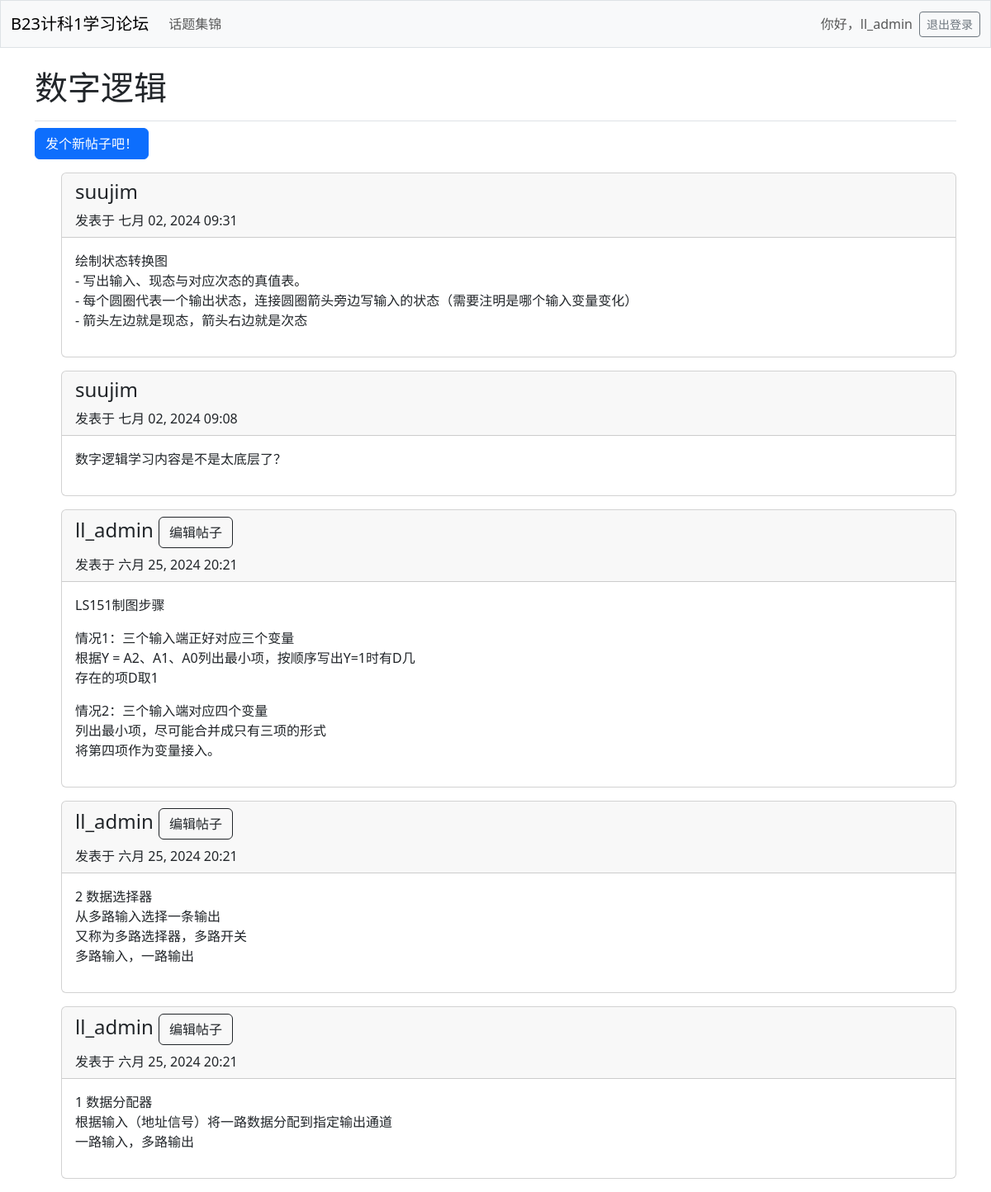
Screenshot of /topic/5/ (signed in) with the database file from the repository.
### learning_logs/models.py (models this page shows, shortened)
class Topic(models.Model): # Model是Django基本类
    text = models.CharField(max_length=200)
    date_added = models.DateTimeField(auto_now_add=True)
    owner = models.ForeignKey(User, on_delete=models.CASCADE)

class Entry(models.Model):
    topic = models.ForeignKey(Topic, on_delete=models.CASCADE)
    text = models.TextField()
    date_added = models.DateTimeField(auto_now_add=True)
    owner = models.ForeignKey(User, on_delete=models.CASCADE)
    class Meta: # 用于管理额外信息
        verbose_name_plural = 'entries' # 表示多个条目，默认会是Entry，不符合英语语法

### learning_logs/views.py (the view)
# urls.py: path('topic/<int:topic_id>/', views.topic, name='topic'),
@login_required
def topic(request, topic_id):
    topic = Topic.objects.get(id=topic_id) # 获取指定id的topic
    entries = topic.entry_set.order_by('-date_added') # 先展示新entry
    context = {'topic': topic, 'entries': entries}
    return render(request, 'learning_logs/topic.html', context)

### learning_logs/templates/learning_logs/topic.html
{% extends 'learning_logs/base.html' %}
{% block page_header %}
  <h1>{{ topic.text }}</h1>
{% endblock page_header %}
{% block content %}
  <p>
    <a class="btn btn-primary" href="{% url 'learning_logs:new_entry' topic.id %}">
      发个新帖子吧！
    </a>
  </p>
  <ul>
    {% for entry in entries %}
      <div class="card mb-3">
        <div class="card-header">
          <h4>
            {{ entry.owner }}
            {% if user == entry.owner %}
            <small>
              <a class="btn btn-outline-dark" href="{% url 'learning_logs:edit_entry' entry.id %}">
                编辑帖子
              </a>
            </small>
          {% endif %}
          </h4>
          发表于 {{ entry.date_added|date:'M d, Y H:i' }}
        </div>
        <div class="card-body">
          {{ entry.text|linebreaks }}
        </div>
      </div>
    {% empty %}
      <p>还没有人聊这个话题喔</p>
    {% endfor %}
{% endblock content %}

### learning_logs/templates/learning_logs/base.html (shortened to what this page needs)
<!doctype html>
<html lang="zh-hans">
  <head>
    {% load django_bootstrap5 %}
    {% bootstrap_css %}
  </head>
  <body>
    <nav class="navbar navbar-expand-md navbar-light bg-light mb-4 border">
      <div class="container-fluid">
        <a class="navbar-brand" href="{% url 'learning_logs:index' %}">
          B23计科1学习论坛
        </a>
        <div class="collapse navbar-collapse" id="navbarCollapse">
          <ul class="navbar-nav me-auto mb-2 mb-md-0">
             <li class="nav-item">
                <a class="nav-link" href="{% url 'learning_logs:topics' %}">
                  话题集锦
                </a>
              </li>
          </ul>
          <ul class="navbar-nav ms-auto mb-2 mb-md-0">
            {% if user.is_authenticated %}
              <li class="nav-item">
                <span class="navbar-text me-2">
                  你好，{{ user.username }}
                </span>
              </li>
            {% endif %}
          </ul>
          {% if user.is_authenticated %}
            <form action="{% url 'accounts:logout' %}" method="post">
              <button name="submit" class="btn btn-outline-secondary btn-sm">
                退出登录
              </button>
            </form>
          {% endif %}
        </div>
      </div>
    </nav>
    <main class="container">
      <div class="pb-2 mb-2 border-bottom">
        {% block page_header %}{% endblock page_header %}
      </div>
      <div>
        {% block content %}{% endblock content %}
      </div>
    </main>
  </body>
</html>

### rows the page displays
Topic: text "数字逻辑"
Entry: owner "suujim", date_added "七月 02, 2024 09:31", text "绘制状态转换图 - 写出输入、现态与对应次态的真值表。 - 每个圆圈代表一个输出状态，连接圆圈箭头旁边写输入的状态（需要注明是哪个输入变量变化） - 箭头左边就是现态，箭头右边就是次态"
Entry: owner "suujim", date_added "七月 02, 2024 09:08", text "数字逻辑学习内容是不是太底层了？"
Entry: owner "ll_admin", shows "编辑帖子", date_added "六月 25, 2024 20:21", text "LS151制图步骤 情况1：三个输入端正好对应三个变量 根据Y = A2、A1、A0列出最小项，按顺序写出Y=1时有D几 存在的项D取1 情况2：三个输入端对应四个变量 列出最小项，尽可能合并成只有三项的形式 将第四项作为变量接入。"
Entry: owner "ll_admin", shows "编辑帖子", date_added "六月 25, 2024 20:21", text "2 数据选择器 从多路输入选择一条输出 又称为多路选择器，多路开关 多路输入，一路输出"
Entry: owner "ll_admin", shows "编辑帖子", date_added "六月 25, 2024 20:21", text "1 数据分配器 根据输入（地址信号）将一路数据分配到指定输出通道 一路输入，多路输出"

### other values shown
{{ user.username }} "ll_admin"
